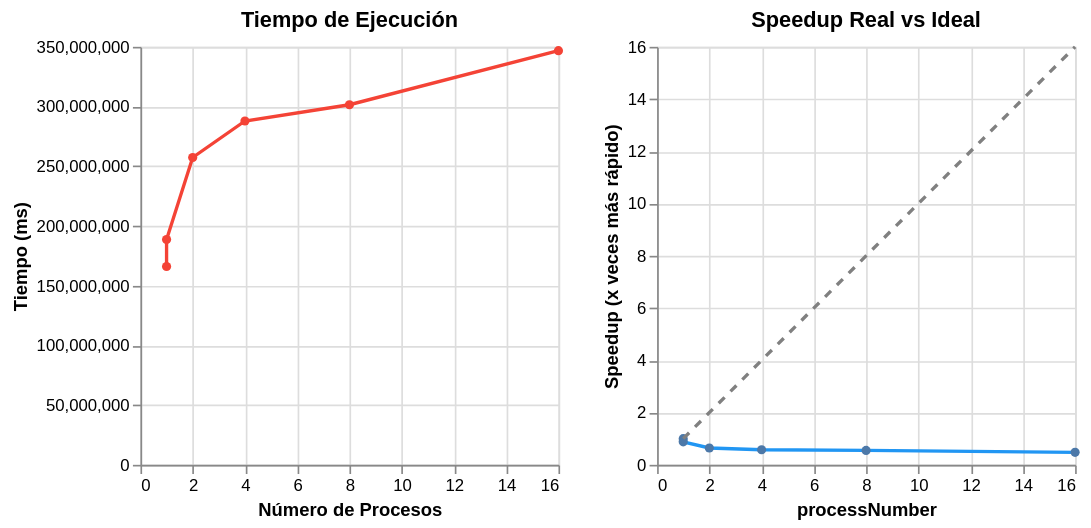

Notebook code for this chart:
### Markdown cell above
Ya teniendo lso datos de la velocidad de ejecución, comparemos las velocidades

### Code cell
import pandas as pd
import altair as alt

def plot_speedup(times):
    df = pd.DataFrame(times)
    df = df.dropna() 
    base_time = df[df['overhead'] == False]['time'].mean()
    df_stats = df.groupby(['processNumber', 'overhead'])['time'].mean().reset_index()
    df_stats['speedup'] = base_time / df_stats['time']
    max_p = int(df_stats['processNumber'].max())
    ideal_df = pd.DataFrame({
        'processNumber': [1, max_p],
        'speedup': [1, max_p],
        'Tipo': ['Ideal', 'Ideal']
    })
    chart_time = alt.Chart(df_stats).mark_line(point=True).encode(
        x=alt.X('processNumber:Q', title='Número de Procesos'),
        y=alt.Y('time:Q', title='Tiempo (ms)'),
        color=alt.value('#f44336'),
        tooltip=['processNumber', 'time']
    ).properties(title='Tiempo de Ejecución', width=250, height=250)
    line_real = alt.Chart(df_stats).mark_line(color='#2196F3', point=True).encode(
        x=alt.X('processNumber:Q'),
        y=alt.Y('speedup:Q', title='Speedup (x veces más rápido)'),
        tooltip=['processNumber', 'speedup']
    )
    line_ideal = alt.Chart(ideal_df).mark_line(color='gray', strokeDash=[5,5]).encode(
        x='processNumber:Q',
        y='speedup:Q'
    )
    chart_speedup = (line_real + line_ideal).properties(
        title='Speedup Real vs Ideal',
        width=250,
        height=250
    )

    return (chart_time | chart_speedup)

plot_speedup(times)

### Figure 1 — Vega-Lite specification as saved in the notebook (floating-point values rounded to 4 significant figures)
{"config": {"view": {"continuousWidth": 300, "continuousHeight": 300}}, "hconcat": [{"data": {"name": "data-56f3c24add5ee2ae9b4db976ef3459dc"}, "mark": {"type": "line", "point": true}, "encoding": {"color": {"value": "#f44336"}, "tooltip": [{"field": "processNumber", "type": "quantitative"}, {"field": "time", "type": "quantitative"}], "x": {"field": "processNumber", "title": "Número de Procesos", "type": "quantitative"}, "y": {"field": "time", "title": "Tiempo (ms)", "type": "quantitative"}}, "height": 250, "title": "Tiempo de Ejecución", "width": 250}, {"layer": [{"data": {"name": "data-56f3c24add5ee2ae9b4db976ef3459dc"}, "mark": {"type": "line", "color": "#2196F3", "point": true}, "encoding": {"tooltip": [{"field": "processNumber", "type": "quantitative"}, {"field": "speedup", "type": "quantitative"}], "x": {"field": "processNumber", "type": "quantitative"}, "y": {"field": "speedup", "title": "Speedup (x veces más rápido)", "type": "quantitative"}}}, {"data": {"name": "data-88b43f36e35bd6c6f2ad3d690873a903"}, "mark": {"type": "line", "color": "gray", "strokeDash": [5, 5]}, "encoding": {"x": {"field": "processNumber", "type": "quantitative"}, "y": {"field": "speedup", "type": "quantitative"}}}], "height": 250, "title": "Speedup Real vs Ideal", "width": 250}], "$schema": "https://vega.github.io/schema/vega-lite/v6.1.0.json", "datasets": {"data-56f3c24add5ee2ae9b4db976ef3459dc": [{"processNumber": 1, "overhead": false, "time": 166000000.0, "speedup": 1.0}, {"processNumber": 1, "overhead": true, "time": 188600000.0, "speedup": 0.8802}, {"processNumber": 2, "overhead": true, "time": 257400000.0, "speedup": 0.6452}, {"processNumber": 4, "overhead": true, "time": 287900000.0, "speedup": 0.5767}, {"processNumber": 8, "overhead": true, "time": 301500000.0, "speedup": 0.5507}, {"processNumber": 16, "overhead": true, "time": 346800000.0, "speedup": 0.4788}], "data-88b43f36e35bd6c6f2ad3d690873a903": [{"processNumber": 1, "speedup": 1, "Tipo": "Ideal"}, {"processNumber": 16, "speedup": 16, "Tipo": "Ideal"}]}}
